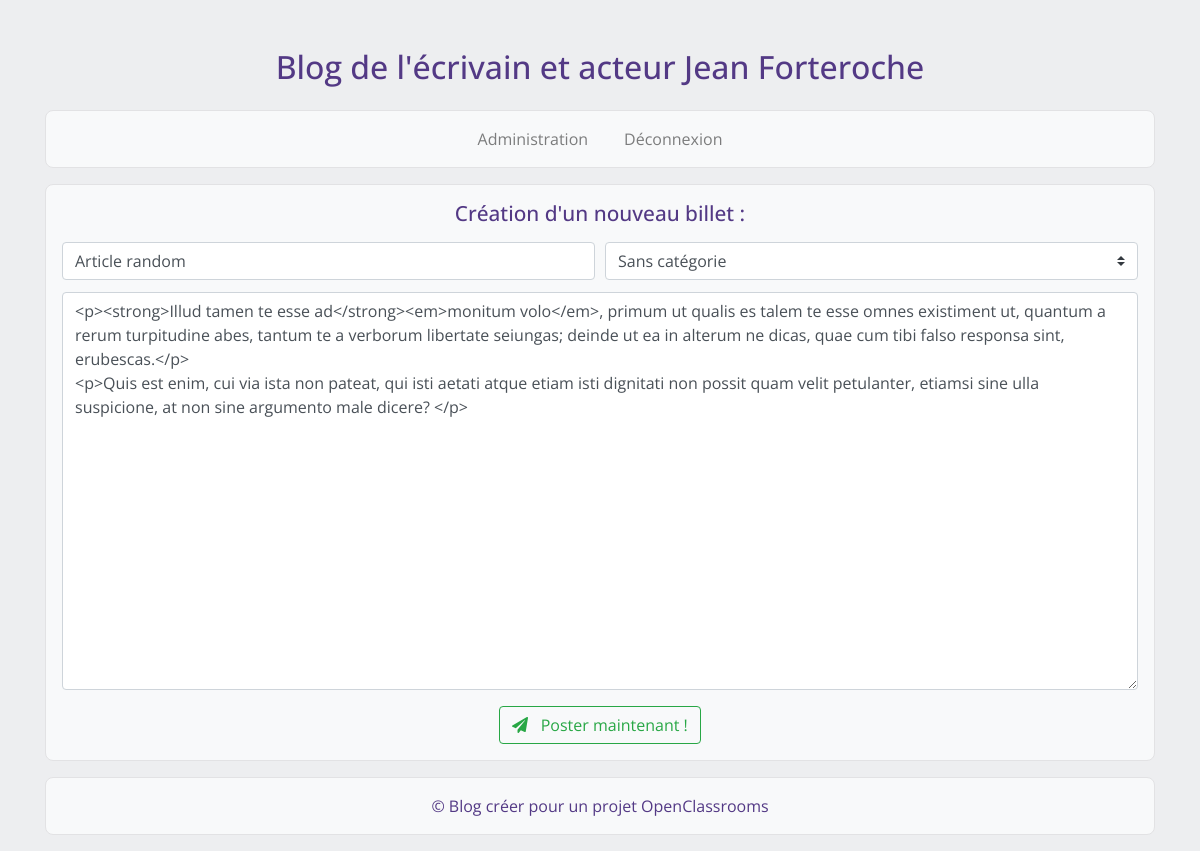
Page /index.php?page=editPost&id=12 (signed in) on the committed database.
### tables this page shows
CREATE TABLE `blog` (
  `id` int(11) NOT NULL,
  `categorie` tinyint(4) NOT NULL,
  `title` varchar(255) NOT NULL,
  `post` text NOT NULL,
  `post_date` datetime NOT NULL
);

CREATE TABLE `categorie` (
  `id` tinyint(4) NOT NULL,
  `name` varchar(255) NOT NULL
);

### controllers/backend.php (called while the page is built, shortened)
<?php
require_once('models/AdminManager.php');
function showEditPost($postId)
{
	$adminManager = new \OpenClassrooms\Projet4\Blog\AdminManager();
	$categoryList = $adminManager->getCategory();
	$post = $adminManager->getPost4Edit($postId);
	require('views/backend/cruView.php');
}

### models/Manager.php (called while the page is built, shortened)
<?php
abstract class Manager
{
	final protected function dbConnect()
	{
		$db = new \PDO('mysql:host=localhost;dbname=projet4;charset=utf8', 'root', '');
		return $db;
	}
}

### models/AdminManager.php (called while the page is built, shortened)
<?php
require_once("models/Manager.php");
class AdminManager extends Manager
{
	private $_db;
	public function __construct()
	{
		$this->_db = $this->dbConnect();
	}
	public function getCategory()
	{
		$req = $this->_db->query('
        SELECT c.id, c.name, COUNT(b.categorie) total
        FROM categorie c
        LEFT JOIN blog b
        ON c.id = b.categorie
        GROUP BY c.id, c.name
        ');
		return $req;
	}
	public function getPost4Edit($postId)
	{
		$req = $this->_db->prepare('SELECT id, categorie, title, post FROM blog WHERE id = ?');
		$req->execute(array($postId));
		$post = $req->fetch();
		return $post;
	}
}

### views/backend/cruView.php (the view, shortened to what this page needs)
<?php
if ($status) {
	$postitle = $post['title'];
	$postitlevalue = $post['title'];
	$postcontent = $post['post'];
	$cat = $post['categorie'];
	$action = 'index.php?action=editPost&amp;id=' . $post['id'];
} else {
	$postitle = 'Titre de l\'article';
	$postitlevalue = '';
	$postcontent = '';
	$cat = '';
	$action = 'index.php?action=addPost';
}
?>
<article class="col-md-12">
	<div class="text-center">
		<h3>Création d'un nouveau billet :</h2>
			<form class="formcomment" action="<?= $action ?>" method="post">
				<div class="form-row">
					<div class="col">
						<input type="text" class="form-control" placeholder="<?= $postitle ?>" value="<?= $postitlevalue ?>" name="title">
					</div>
					<div class="col">
						<select class="custom-select" name="cat" required>
							<?php
							while ($category = $categoryList->fetch()) {
								?>
							<option value="<?= $category['id'] ?>" <?php if ($category['id']==$cat) {
									echo 'selected' ;
								} ?>>
								<?= $category['name'] ?>
							</option>
							<?php
							} ?>
						</select>
					</div>
				</div>
				<div class="form-group">
					<textarea class="form-control" id="tinymce" rows="16" name="post"><?= $postcontent ?></textarea>
				</div>
				<button class="btn btn-outline-success" type="submit"><i class="fa fa-paper-plane">
					</i> &nbsp; Poster maintenant !
				</button>
			</form>
	</div>
</article>
<?php require('template.php');

### public/css/style.css (style rules this page uses)
body { font-family: 'Open Sans', sans-serif; margin-top: 48px; color: #533985; background: #edeef0; }
h3 { font-size: 1.3em; padding-bottom: 8px; }
nav, section > article > div, section > aside > div, footer { background-color: #f8f9fa; margin-bottom: 16px; padding: 1em 1em 0 1em; border: 1px solid #e2e2e4; -webkit-border-radius: 8px; -moz-border-radius: 8px; border-radius: 8px; }
.formcomment > div:first-child { padding-bottom: 12px; }
.formcomment > button { margin-bottom: 16px; }

### rows in the picture
blog: title "Article random", cat "Sans catégorie", post "<p><strong>Illud tamen te esse ad</strong><em>monitum volo</em>, primum ut qualis es talem te esse omnes existiment ut, quantum a rerum turpitudine abes, tantum te a verborum libertate seiungas; deinde ut ea in alterum ne dicas, quae cum tibi falso responsa sint, erubescas.</p> <p>Quis est enim, cui via ista non pateat, qui isti aetati atque etiam isti dignitati non possit quam velit petulanter, etiamsi sine ulla suspicione, at non sine argumento male dicere? </p>"

### other values in the picture
$TITLEND "Blog de l'écrivain et acteur Jean Forteroche"
